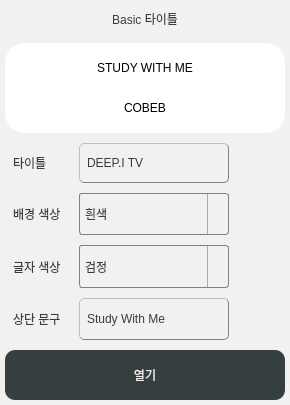
                   <widget class="QFrame" name="frame_3">
                    <property name="minimumSize">
                     <size>
                      <width>290</width>
                      <height>405</height>
                     </size>
                    </property>
                    <property name="maximumSize">
                     <size>
                      <width>290</width>
                      <height>405</height>
                     </size>
                    </property>
                    <property name="styleSheet">
                     <string notr="true">background-color: #F2F1EF;
border-radius:10px;</string>
                    </property>
                    <property name="frameShape">
                     <enum>QFrame::StyledPanel</enum>
                    </property>
                    <property name="frameShadow">
                     <enum>QFrame::Raised</enum>
                    </property>
                    <layout class="QGridLayout" name="gridLayout_9">
                     <property name="leftMargin">
                      <number>5</number>
                     </property>
                     <property name="topMargin">
                      <number>5</number>
                     </property>
                     <property name="rightMargin">
                      <number>5</number>
                     </property>
                     <property name="bottomMargin">
                      <number>5</number>
                     </property>
                     <property name="spacing">
                      <number>10</number>
                     </property>
                     <item row="0" column="0">
                      <layout class="QVBoxLayout" name="verticalLayout_7">
                       <item>
                        <layout class="QVBoxLayout" name="verticalLayout_8">
                         <item>
                          <widget class="QLabel" name="label_52">
                           <property name="maximumSize">
                            <size>
                             <width>16777215</width>
                             <height>40</height>
                            </size>
                           </property>
                           <property name="styleSheet">
                            <string notr="true">padding: 5px;;
font: 20px &quot;나눔스퀘어_ac Bold&quot;;
color :#353F40;</string>
                           </property>
                           <property name="text">
                            <string>Basic 타이틀</string>
                           </property>
                           <property name="alignment">
                            <set>Qt::AlignCenter</set>
                           </property>
                          </widget>
                         </item>
                         <item>
                          <widget class="QFrame" name="timer_3_frame">
                           <property name="minimumSize">
                            <size>
                             <width>0</width>
                             <height>90</height>
                            </size>
                           </property>
                           <property name="maximumSize">
                            <size>
                             <width>16777215</width>
                             <height>90</height>
                            </size>
                           </property>
                           <property name="styleSheet">
                            <string notr="true">background-color: rgb(255, 255, 255);
border-radius: 20px;</string>
                           </property>
                           <layout class="QVBoxLayout" name="verticalLayout_15">
                            <property name="spacing">
                             <number>10</number>
                            </property>
                            <property name="leftMargin">
                             <number>10</number>
                            </property>
                            <property name="topMargin">
                             <number>10</number>
                            </property>
                            <property name="rightMargin">
                             <number>10</number>
                            </property>
                            <property name="bottomMargin">
                             <number>10</number>
                            </property>
                            <item>
                             <widget class="QLabel" name="timer_3_title">
                              <property name="styleSheet">
                               <string notr="true">font: 15px &quot;LAB디지털&quot;;
color: rgb(0, 0, 0)</string>
                              </property>
                              <property name="text">
                               <string>STUDY WITH ME</string>
                              </property>
                              <property name="alignment">
                               <set>Qt::AlignCenter</set>
                              </property>
                             </widget>
                            </item>
                            <item>
                             <widget class="QLabel" name="timer_3_lcd">
                              <property name="minimumSize">
                               <size>
                                <width>0</width>
                                <height>0</height>
                               </size>
                              </property>
                              <property name="styleSheet">
                               <string notr="true">color : black;
font: 35px &quot;LAB디지털&quot;;</string>
                              </property>
                              <property name="text">
                               <string>COBEB</string>
                              </property>
                              <property name="alignment">
                               <set>Qt::AlignCenter</set>
                              </property>
                             </widget>
                            </item>
                           </layout>
                          </widget>
                         </item>
                         <item>
                          <layout class="QFormLayout" name="formLayout_7">
                           <property name="sizeConstraint">
                            <enum>QLayout::SetMaximumSize</enum>
                           </property>
                           <property name="fieldGrowthPolicy">
                            <enum>QFormLayout::AllNonFixedFieldsGrow</enum>
                           </property>
                           <property name="horizontalSpacing">
                            <number>10</number>
                           </property>
                           <property name="verticalSpacing">
                            <number>10</number>
                           </property>
                           <item row="1" column="0">
                            <widget class="QLabel" name="label_106">
                             <property name="sizePolicy">
                              <sizepolicy hsizetype="Preferred" vsizetype="Expanding">
                               <horstretch>0</horstretch>
                               <verstretch>0</verstretch>
                              </sizepolicy>
                             </property>
                             <property name="styleSheet">
                              <string notr="true">padding: 5px;;
font: 18px &quot;나눔스퀘어_ac Bold&quot;;
color :#353F40;</string>
                             </property>
                             <property name="text">
                              <string>배경 색상</string>
                             </property>
                            </widget>
                           </item>
                           <item row="1" column="1">
                            <widget class="QComboBox" name="timer_3_bg">
                             <property name="sizePolicy">
                              <sizepolicy hsizetype="Preferred" vsizetype="Expanding">
                               <horstretch>0</horstretch>
                               <verstretch>0</verstretch>
                              </sizepolicy>
                             </property>
                             <property name="minimumSize">
                              <size>
                               <width>132</width>
                               <height>40</height>
                              </size>
                             </property>
                             <property name="maximumSize">
                              <size>
                               <width>150</width>
                               <height>16777215</height>
                              </size>
                             </property>
                             <property name="styleSheet">
                              <string notr="true">QComboBox {
    border: 1px solid gray;
    border-radius: 3px;
    padding: 1px 0px 1px 3px;
    min-width: 6em;
	padding: 5px;
    font: 18px &quot;나눔스퀘어_ac Bold&quot;;
    color :#353F40;
}

QComboBox:editable {
    background: white;
}


QComboBox:on { /* shift the text when the popup opens */
    padding-top: 3px;
    padding-left: 4px;
}

QComboBox::drop-down {
    subcontrol-origin: padding;
    subcontrol-position: top right;
    width: 20px;

    border-left-width: 1px;
    border-left-color: darkgray;
    border-left-style: solid; /* just a single line */
    border-top-right-radius: 3px; /* same radius as the QComboBox */
    border-bottom-right-radius: 3px;
}

QComboBox::down-arrow:on { /* shift the arrow when popup is open */
    top: 1px;
    left: 1px;
}</string>
                             </property>
                             <property name="currentIndex">
                              <number>1</number>
                             </property>
                             <item>
                              <property name="text">
                               <string>검정</string>
                              </property>
                             </item>
                             <item>
                              <property name="text">
                               <string>흰색</string>
                              </property>
                             </item>
                             <item>
                              <property name="text">
                               <string>스타일 #1</string>
                              </property>
                             </item>
                             <item>
                              <property name="text">
                               <string>스타일 #2</string>
                              </property>
                             </item>
                             <item>
                              <property name="text">
                               <string>투명</string>
                              </property>
                             </item>
                            </widget>
                           </item>
                           <item row="2" column="0">
                            <widget class="QLabel" name="label_107">
                             <property name="sizePolicy">
                              <sizepolicy hsizetype="Preferred" vsizetype="Expanding">
                               <horstretch>0</horstretch>
                               <verstretch>0</verstretch>
                              </sizepolicy>
                             </property>
                             <property name="styleSheet">
                              <string notr="true">padding: 5px;;
font: 18px &quot;나눔스퀘어_ac Bold&quot;;
color :#353F40;</string>
                             </property>
                             <property name="text">
                              <string>글자 색상</string>
                             </property>
                            </widget>
                           </item>
                           <item row="2" column="1">
                            <widget class="QComboBox" name="timer_3_tc">
                             <property name="sizePolicy">
                              <sizepolicy hsizetype="Preferred" vsizetype="Expanding">
                               <horstretch>0</horstretch>
                               <verstretch>0</verstretch>
                              </sizepolicy>
                             </property>
                             <property name="minimumSize">
                              <size>
                               <width>132</width>
                               <height>40</height>
                              </size>
                             </property>
                             <property name="maximumSize">
                              <size>
                               <width>150</width>
                               <height>16777215</height>
                              </size>
                             </property>
                             <property name="styleSheet">
                              <string notr="true">QComboBox {
    border: 1px solid gray;
    border-radius: 3px;
    padding: 1px 0px 1px 3px;
    min-width: 6em;
	padding: 5px;
    font: 18px &quot;나눔스퀘어_ac Bold&quot;;
    color :#353F40;
}

QComboBox:editable {
    background: white;
}


QComboBox:on { /* shift the text when the popup opens */
    padding-top: 3px;
    padding-left: 4px;
}

QComboBox::drop-down {
    subcontrol-origin: padding;
    subcontrol-position: top right;
    width: 20px;

    border-left-width: 1px;
    border-left-color: darkgray;
    border-left-style: solid; /* just a single line */
    border-top-right-radius: 3px; /* same radius as the QComboBox */
    border-bottom-right-radius: 3px;
}

QComboBox::down-arrow:on { /* shift the arrow when popup is open */
    top: 1px;
    left: 1px;
}</string>
                             </property>
                             <property name="currentIndex">
                              <number>0</number>
                             </property>
                             <item>
                              <property name="text">
                               <string>검정</string>
                              </property>
                             </item>
                             <item>
                              <property name="text">
                               <string>흰색</string>
                              </property>
                             </item>
                             <item>
                              <property name="text">
                               <string>스타일 #1</string>
                              </property>
                             </item>
                             <item>
                              <property name="text">
                               <string>스타일 #2</string>
                              </property>
                             </item>
                            </widget>
                           </item>
                           <item row="3" column="0">
                            <widget class="QLabel" name="label_108">
                             <property name="sizePolicy">
                              <sizepolicy hsizetype="Preferred" vsizetype="Expanding">
                               <horstretch>0</horstretch>
                               <verstretch>0</verstretch>
                              </sizepolicy>
                             </property>
                             <property name="styleSheet">
                              <string notr="true">padding: 5px;;
font: 18px &quot;나눔스퀘어_ac Bold&quot;;
color :#353F40;</string>
                             </property>
                             <property name="text">
                              <string>상단 문구</string>
                             </property>
                            </widget>
                           </item>
                           <item row="3" column="1">
                            <widget class="QLineEdit" name="timer_3_txt">
                             <property name="sizePolicy">
                              <sizepolicy hsizetype="Expanding" vsizetype="Expanding">
                               <horstretch>0</horstretch>
                               <verstretch>0</verstretch>
                              </sizepolicy>
                             </property>
                             <property name="minimumSize">
                              <size>
                               <width>150</width>
                               <height>40</height>
                              </size>
                             </property>
                             <property name="maximumSize">
                              <size>
                               <width>150</width>
                               <height>16777215</height>
                              </size>
                             </property>
                             <property name="styleSheet">
                              <string notr="true">padding: 5px;;
font: 18px &quot;나눔스퀘어_ac Bold&quot;;
color :#353F40;
border-style: outset;
border-width: 1px;
border-color: gray;
border-radius: 5px;</string>
                             </property>
                             <property name="text">
                              <string>Study With Me</string>
                             </property>
                            </widget>
                           </item>
                           <item row="4" column="0" colspan="2">
                            <widget class="QPushButton" name="timer_3">
                             <property name="minimumSize">
                              <size>
                               <width>0</width>
                               <height>50</height>
                              </size>
                             </property>
                             <property name="autoFillBackground">
                              <bool>false</bool>
                             </property>
                             <property name="styleSheet">
                              <string notr="true">QPushButton
{
	color: #F2F1EF;
	font: 20px &quot;나눔스퀘어_ac Bold&quot;;
	background-color:#353F40;
	border : None;
	border-radius : 10px;
}

QPushButton::hover
{
	color: #F2F1EF;
	font: 20px &quot;나눔스퀘어_ac Bold&quot;;
	background-color:#000000;
	border :solid;
}</string>
                             </property>
                             <property name="text">
                              <string>열기</string>
                             </property>
                            </widget>
                           </item>
                           <item row="0" column="0">
                            <widget class="QLabel" name="label_41">
                             <property name="sizePolicy">
                              <sizepolicy hsizetype="Preferred" vsizetype="Expanding">
                               <horstretch>0</horstretch>
                               <verstretch>0</verstretch>
                              </sizepolicy>
                             </property>
                             <property name="styleSheet">
                              <string notr="true">padding: 5px;;
font: 18px &quot;나눔스퀘어_ac Bold&quot;;
color :#353F40;</string>
                             </property>
                             <property name="text">
                              <string>타이틀</string>
                             </property>
                            </widget>
                           </item>
                           <item row="0" column="1">
                            <widget class="QLineEdit" name="timer_3_select">
                             <property name="minimumSize">
                              <size>
                               <width>150</width>
                               <height>40</height>
                              </size>
                             </property>
                             <property name="maximumSize">
                              <size>
                               <width>150</width>
                               <height>16777215</height>
                              </size>
                             </property>
                             <property name="styleSheet">
                              <string notr="true">padding: 5px;;
font: 18px &quot;나눔스퀘어_ac Bold&quot;;
color :#353F40;
border-style: outset;
border-width: 1px;
border-color: gray;
border-radius: 5px;</string>
                             </property>
                             <property name="text">
                              <string>DEEP.I TV</string>
                             </property>
                            </widget>
                           </item>
                          </layout>
                         </item>
                        </layout>
                       </item>
                      </layout>
                     </item>
                    </layout>
                   </widget>
